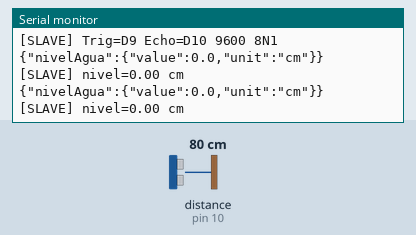
Recording of a sketch running on a simulated Arduino Uno, built with avr-gcc and run on an emulated ATmega328P. On the bench: the last lines printed to the serial monitor. Wiring (inferred from the names in the program): ultrasonic range finder: trigger pin 9; echo pin 10. Inputs (shaded band) come from the test bench; at power-on: distance to the obstacle (sensor on pin 10) 80 cm. The echo pulse lasts 58.3 µs per cm.

Above: at 1.8 s.
1.9 s: distance to the obstacle (sensor on pin 10) set to 2 cm
At 2.9 s:
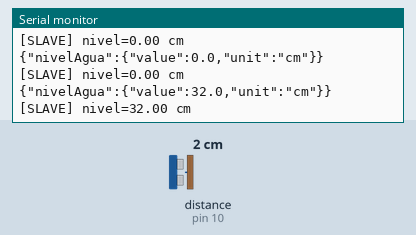
3.4 s: distance to the obstacle (sensor on pin 10) set to 9 cm
At 4.9 s:
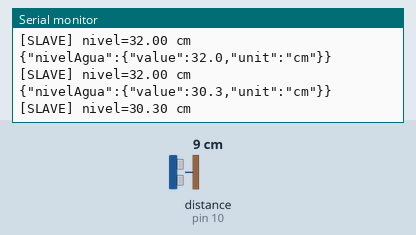
Timing chart, 0 to 6.4 s (numbered marks = the images above; inputs shaded):
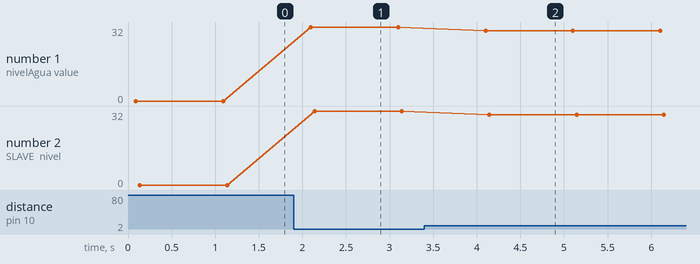

The sketch:

acuaponia_slave.ino
```cpp
// ──────────────────────────────────────────────────────────────────
//   Aquaponic OS · Arduino esclavo (solo nivelAgua → ESP32)
// ──────────────────────────────────────────────────────────────────
//   Lee el sensor ultrasónico JSN-SR04T / HC-SR04 (Trig/Echo) y emite
//   UNA línea JSON por puerto serie cada PUB_INTERVAL_MS. La turbidez
//   ya NO se lee acá: la ESP32 la toma por su propia vía (o no la usa).
//
//   Formato (terminado en '\n'):
//     {"nivelAgua":{"value":18.3,"unit":"cm"}}
//
//   Conexión a la ESP32:
//     - Arduino D11 (TX)  ──►  ESP32 GPIO 16 (RX de Serial2)
//     - GND Arduino       ──►  GND ESP32        (COMÚN OBLIGATORIO)
//     - No alimentar nada desde los 3.3 V de la ESP32.
//
//   ⚠️ Echo del JSN-SR04T entrega 5 V: la entrada al Arduino UNO/Nano
//      soporta 5 V en sus pines digitales, así que va directo. Si usás
//      un Arduino de 3.3 V (Due, MKR, ESP… como esclavo), agregá un
//      divisor de voltaje 1 kΩ / 2 kΩ en Echo.
//
//   Sensores / pines:
//     - Trig ultrasonido   → D9
//     - Echo ultrasonido   → D10
//
//   Librerías: ArduinoJson (Benoit Blanchon).
// ──────────────────────────────────────────────────────────────────

#include <ArduinoJson.h>

// ── Pines ─────────────────────────────────────────────────────────
#define PIN_TRIG      9
#define PIN_ECHO      10

// ── Geometría pecera (cm) ────────────────────────────────────────
#define TANK_DEPTH_CM     32.0f
#define SENSOR_OFFSET_CM  7.0f
#define DIST_SENSOR_TO_BOTTOM  (SENSOR_OFFSET_CM + TANK_DEPTH_CM)
#define ECHO_TIMEOUT_US   30000UL   // ~5 m máx

// ── Temporización ────────────────────────────────────────────────
#define PUB_INTERVAL_MS  1000        // publica cada 1 s
#define SERIAL_BAUD       9600       // debe coincidir con SLAVE_BAUD en la ESP32

// ── Calidad / debug ──────────────────────────────────────────────
#define ENABLE_DEBUG_PRINTS  1       // 0 = silencio por USB; 1 = log por Serial

// ────────────────────────────────────────────────────────────────
//   Utilidades
// ────────────────────────────────────────────────────────────────
static float readDistanceCm() {
  digitalWrite(PIN_TRIG, LOW);
  delayMicroseconds(3);
  digitalWrite(PIN_TRIG, HIGH);
  delayMicroseconds(10);
  digitalWrite(PIN_TRIG, LOW);

  unsigned long duration = pulseIn(PIN_ECHO, HIGH, ECHO_TIMEOUT_US);
  if (duration == 0) return NAN;
  return duration * 0.0343f / 2.0f;     // cm (ida+vuelta)
}

static void emitJson(float nivelCm) {
  // Serial hacia la ESP32 va por D11 (hardware serial en UNO/Nano es
  // compartido con USB). Usamos Serial (TX en D1) si tu Arduino es
  // UNO/Nano/Mini, O un SoftwareSerial en D11 si necesitás conservar
  // el USB libre para debug. Por simplicidad, usamos Serial aquí:
  Serial.print(F("{\"nivelAgua\":{\"value\":"));
  if (isnan(nivelCm)) Serial.print(F("null")); else Serial.print(nivelCm, 1);
  Serial.print(F(",\"unit\":\"cm\"}}\n"));
}

// ────────────────────────────────────────────────────────────────
//   Setup / Loop
// ────────────────────────────────────────────────────────────────
void setup() {
  pinMode(PIN_TRIG, OUTPUT);
  pinMode(PIN_ECHO, INPUT);
  digitalWrite(PIN_TRIG, LOW);

  Serial.begin(SERIAL_BAUD);
  // D11 TX: el Arduino UNO/Nano usa el mismo UART para USB y D0/D1.
  // Para emitir por D11 sin perder el monitor USB, hace falta
  // SoftwareSerial. Lo habilitamos si NO estás usando un Arduino que
  // ya tiene Serial1 nativo (Mega, Due, Leonardo).
  #if defined(__AVR_ATmega328P__) || defined(__AVR_ATmega168__)
    // Quita el comentario si querés usar D11 como TX hacia la ESP32
    // y dejar el USB libre para debug. Necesita SoftwareSerial.h.
    // swSerial.begin(SERIAL_BAUD);
  #endif

  #if ENABLE_DEBUG_PRINTS
    Serial.println(F("[SLAVE] Arduino esclavo arrancando (solo nivelAgua)"));
    Serial.print(F("[SLAVE] Trig=D"));  Serial.print(PIN_TRIG);
    Serial.print(F(" Echo=D"));         Serial.print(PIN_ECHO);
    Serial.print(F(" 9600 8N1"));
    Serial.println();
  #endif
}

void loop() {
  float dist  = readDistanceCm();

  float nivelCm = NAN;
  if (!isnan(dist)) {
    nivelCm = DIST_SENSOR_TO_BOTTOM - dist;
    if (nivelCm < 0.0f)          nivelCm = 0.0f;
    if (nivelCm > TANK_DEPTH_CM) nivelCm = TANK_DEPTH_CM;
    nivelCm = (int)(nivelCm * 10.0f + 0.5f) / 10.0f;
  }

  emitJson(nivelCm);

  #if ENABLE_DEBUG_PRINTS
    Serial.print(F("[SLAVE] nivel="));
    if (isnan(nivelCm)) Serial.print(F("NaN")); else Serial.print(nivelCm);
    Serial.println(F(" cm"));
  #endif

  delay(PUB_INTERVAL_MS);
}
```

Measured:
- after the input at 1.9 s, the serial monitor: prints a new line after 0.20 s (image 1)
- after the input at 3.4 s, the serial monitor: prints a new line after 0.70 s (image 2)
- plotted number 1: 0 → 32 after the input at 1.9 s, 32 → 30.3 after the input at 3.4 s
- plotted number 2: 0 → 32 after the input at 1.9 s, 32 → 30.3 after the input at 3.4 s
